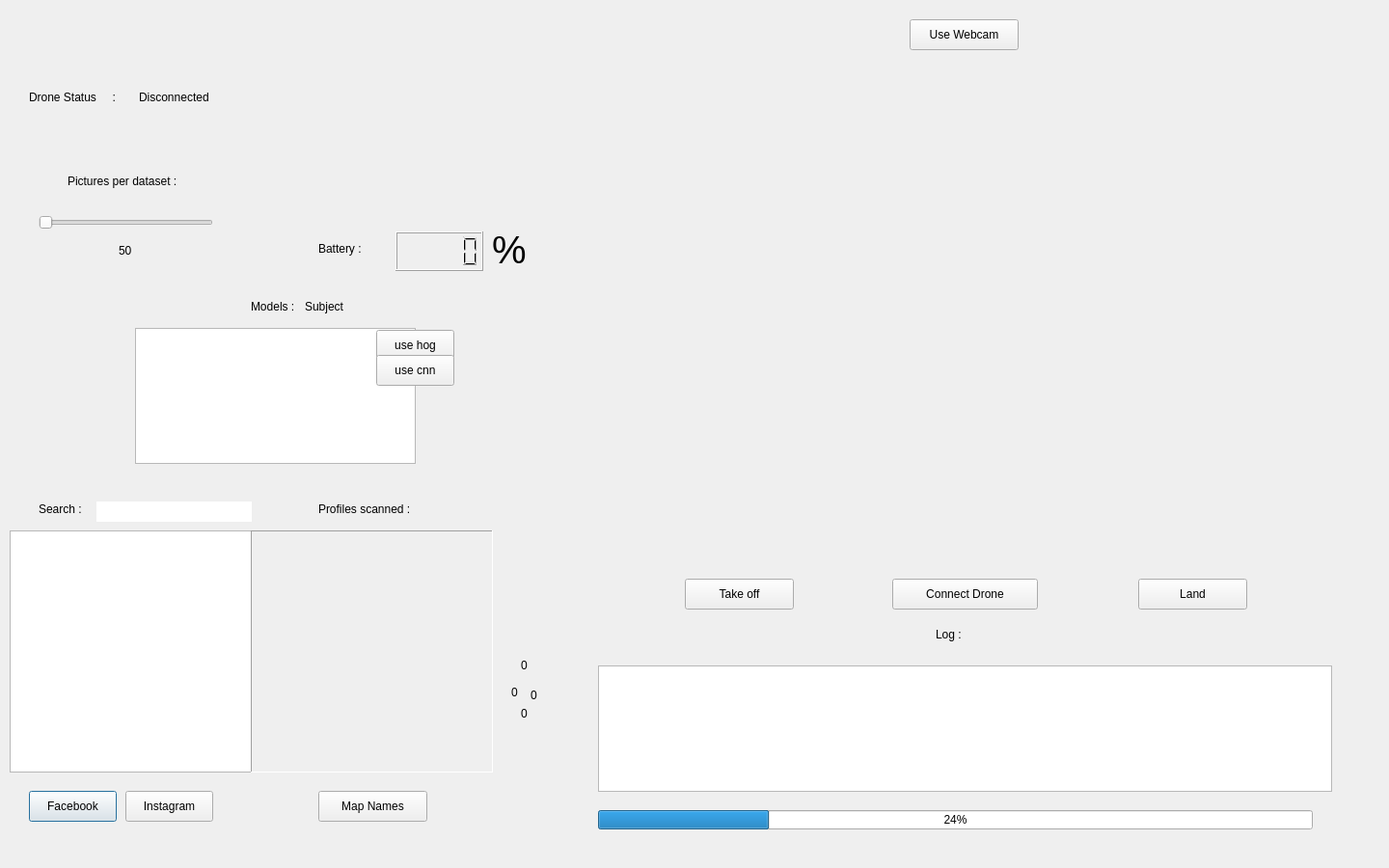
<?xml version="1.0" encoding="UTF-8"?>
<ui version="4.0">
 <class>Dialog</class>
 <widget class="QDialog" name="Dialog">
  <property name="geometry">
   <rect>
    <x>0</x>
    <y>0</y>
    <width>1440</width>
    <height>900</height>
   </rect>
  </property>
  <property name="windowTitle">
   <string>Drone</string>
  </property>
  <widget class="QWidget" name="horizontalLayoutWidget">
   <property name="geometry">
    <rect>
     <x>30</x>
     <y>90</y>
     <width>221</width>
     <height>21</height>
    </rect>
   </property>
   <layout class="QHBoxLayout" name="horizontalLayout">
    <item>
     <widget class="QLabel" name="label">
      <property name="text">
       <string>Drone Status     : </string>
      </property>
     </widget>
    </item>
    <item>
     <widget class="QLabel" name="label_2">
      <property name="text">
       <string>Disconnected</string>
      </property>
     </widget>
    </item>
   </layout>
  </widget>
  <widget class="QSlider" name="horizontalSlider">
   <property name="geometry">
    <rect>
     <x>40</x>
     <y>220</y>
     <width>181</width>
     <height>22</height>
    </rect>
   </property>
   <property name="orientation">
    <enum>Qt::Horizontal</enum>
   </property>
  </widget>
  <widget class="QLabel" name="label_5">
   <property name="geometry">
    <rect>
     <x>70</x>
     <y>180</y>
     <width>131</width>
     <height>16</height>
    </rect>
   </property>
   <property name="text">
    <string>Pictures per dataset :</string>
   </property>
  </widget>
  <widget class="QLabel" name="label_6">
   <property name="geometry">
    <rect>
     <x>123</x>
     <y>250</y>
     <width>31</width>
     <height>20</height>
    </rect>
   </property>
   <property name="text">
    <string>50</string>
   </property>
  </widget>
  <widget class="QLabel" name="label_7">
   <property name="geometry">
    <rect>
     <x>330</x>
     <y>520</y>
     <width>111</width>
     <height>16</height>
    </rect>
   </property>
   <property name="text">
    <string>Profiles scanned :</string>
   </property>
  </widget>
  <widget class="QListWidget" name="listWidget">
   <property name="geometry">
    <rect>
     <x>10</x>
     <y>550</y>
     <width>251</width>
     <height>251</height>
    </rect>
   </property>
   <property name="verticalScrollBarPolicy">
    <enum>Qt::ScrollBarAlwaysOff</enum>
   </property>
   <property name="horizontalScrollBarPolicy">
    <enum>Qt::ScrollBarAlwaysOff</enum>
   </property>
  </widget>
  <widget class="QLabel" name="label_8">
   <property name="geometry">
    <rect>
     <x>260</x>
     <y>550</y>
     <width>251</width>
     <height>251</height>
    </rect>
   </property>
   <property name="frameShape">
    <enum>QFrame::Panel</enum>
   </property>
   <property name="frameShadow">
    <enum>QFrame::Sunken</enum>
   </property>
   <property name="text">
    <string/>
   </property>
   <property name="scaledContents">
    <bool>true</bool>
   </property>
  </widget>
  <widget class="QPushButton" name="pushButton_1">
   <property name="geometry">
    <rect>
     <x>30</x>
     <y>820</y>
     <width>91</width>
     <height>32</height>
    </rect>
   </property>
   <property name="text">
    <string>Facebook</string>
   </property>
  </widget>
  <widget class="QPushButton" name="pushButton_2">
   <property name="geometry">
    <rect>
     <x>130</x>
     <y>820</y>
     <width>91</width>
     <height>32</height>
    </rect>
   </property>
   <property name="text">
    <string>Instagram</string>
   </property>
  </widget>
  <widget class="QWidget" name="verticalLayoutWidget">
   <property name="geometry">
    <rect>
     <x>300</x>
     <y>30</y>
     <width>251</width>
     <height>191</height>
    </rect>
   </property>
   <layout class="QVBoxLayout" name="batteryBox"/>
  </widget>
  <widget class="QLCDNumber" name="lcdNumber">
   <property name="geometry">
    <rect>
     <x>410</x>
     <y>240</y>
     <width>91</width>
     <height>41</height>
    </rect>
   </property>
  </widget>
  <widget class="QLabel" name="label_9">
   <property name="geometry">
    <rect>
     <x>330</x>
     <y>250</y>
     <width>60</width>
     <height>16</height>
    </rect>
   </property>
   <property name="text">
    <string>Battery :</string>
   </property>
  </widget>
  <widget class="QLabel" name="label_10">
   <property name="geometry">
    <rect>
     <x>510</x>
     <y>240</y>
     <width>71</width>
     <height>38</height>
    </rect>
   </property>
   <property name="font">
    <font>
     <pointsize>30</pointsize>
    </font>
   </property>
   <property name="text">
    <string>%</string>
   </property>
  </widget>
  <widget class="QLabel" name="label_11">
   <property name="geometry">
    <rect>
     <x>620</x>
     <y>80</y>
     <width>761</width>
     <height>501</height>
    </rect>
   </property>
   <property name="text">
    <string/>
   </property>
  </widget>
  <widget class="QPushButton" name="pushButton">
   <property name="geometry">
    <rect>
     <x>925</x>
     <y>600</y>
     <width>151</width>
     <height>32</height>
    </rect>
   </property>
   <property name="text">
    <string>Connect Drone</string>
   </property>
  </widget>
  <widget class="QPushButton" name="pushButton_3">
   <property name="geometry">
    <rect>
     <x>710</x>
     <y>600</y>
     <width>113</width>
     <height>32</height>
    </rect>
   </property>
   <property name="text">
    <string>Take off</string>
   </property>
  </widget>
  <widget class="QPushButton" name="pushButton_4">
   <property name="geometry">
    <rect>
     <x>1180</x>
     <y>600</y>
     <width>113</width>
     <height>32</height>
    </rect>
   </property>
   <property name="text">
    <string>Land</string>
   </property>
  </widget>
  <widget class="QLabel" name="left">
   <property name="geometry">
    <rect>
     <x>530</x>
     <y>710</y>
     <width>16</width>
     <height>16</height>
    </rect>
   </property>
   <property name="text">
    <string>0</string>
   </property>
  </widget>
  <widget class="QLabel" name="right">
   <property name="geometry">
    <rect>
     <x>550</x>
     <y>710</y>
     <width>16</width>
     <height>21</height>
    </rect>
   </property>
   <property name="text">
    <string>0</string>
   </property>
  </widget>
  <widget class="QLabel" name="up">
   <property name="geometry">
    <rect>
     <x>540</x>
     <y>680</y>
     <width>21</width>
     <height>20</height>
    </rect>
   </property>
   <property name="text">
    <string>0</string>
   </property>
  </widget>
  <widget class="QLabel" name="down">
   <property name="geometry">
    <rect>
     <x>540</x>
     <y>730</y>
     <width>16</width>
     <height>20</height>
    </rect>
   </property>
   <property name="text">
    <string>0</string>
   </property>
  </widget>
  <widget class="QPushButton" name="pushButton_5">
   <property name="geometry">
    <rect>
     <x>943</x>
     <y>20</y>
     <width>113</width>
     <height>32</height>
    </rect>
   </property>
   <property name="text">
    <string>Use Webcam</string>
   </property>
  </widget>
  <widget class="QLabel" name="label_12">
   <property name="geometry">
    <rect>
     <x>260</x>
     <y>310</y>
     <width>60</width>
     <height>16</height>
    </rect>
   </property>
   <property name="text">
    <string>Models :</string>
   </property>
  </widget>
  <widget class="QLabel" name="label_14">
   <property name="geometry">
    <rect>
     <x>970</x>
     <y>650</y>
     <width>41</width>
     <height>16</height>
    </rect>
   </property>
   <property name="text">
    <string>Log :</string>
   </property>
  </widget>
  <widget class="QTextEdit" name="LogText">
   <property name="geometry">
    <rect>
     <x>620</x>
     <y>690</y>
     <width>761</width>
     <height>131</height>
    </rect>
   </property>
   <property name="verticalScrollBarPolicy">
    <enum>Qt::ScrollBarAlwaysOff</enum>
   </property>
   <property name="horizontalScrollBarPolicy">
    <enum>Qt::ScrollBarAlwaysOff</enum>
   </property>
  </widget>
  <widget class="QListWidget" name="modelsList">
   <property name="geometry">
    <rect>
     <x>140</x>
     <y>340</y>
     <width>291</width>
     <height>141</height>
    </rect>
   </property>
  </widget>
  <widget class="QProgressBar" name="facesPBar">
   <property name="geometry">
    <rect>
     <x>620</x>
     <y>840</y>
     <width>741</width>
     <height>20</height>
    </rect>
   </property>
   <property name="value">
    <number>24</number>
   </property>
  </widget>
  <widget class="QPushButton" name="cleanDataBtn">
   <property name="geometry">
    <rect>
     <x>330</x>
     <y>820</y>
     <width>113</width>
     <height>32</height>
    </rect>
   </property>
   <property name="text">
    <string>Map Names</string>
   </property>
  </widget>
  <widget class="QTextEdit" name="searchTxt">
   <property name="enabled">
    <bool>true</bool>
   </property>
   <property name="geometry">
    <rect>
     <x>100</x>
     <y>520</y>
     <width>161</width>
     <height>21</height>
    </rect>
   </property>
   <property name="acceptDrops">
    <bool>true</bool>
   </property>
   <property name="toolTip">
    <string/>
   </property>
   <property name="inputMethodHints">
    <set>Qt::ImhNone</set>
   </property>
   <property name="frameShape">
    <enum>QFrame::NoFrame</enum>
   </property>
   <property name="frameShadow">
    <enum>QFrame::Sunken</enum>
   </property>
   <property name="verticalScrollBarPolicy">
    <enum>Qt::ScrollBarAlwaysOff</enum>
   </property>
  </widget>
  <widget class="QLabel" name="label_13">
   <property name="geometry">
    <rect>
     <x>40</x>
     <y>520</y>
     <width>60</width>
     <height>16</height>
    </rect>
   </property>
   <property name="text">
    <string>Search :</string>
   </property>
  </widget>
  <widget class="QWidget" name="verticalLayoutWidget_2">
   <property name="geometry">
    <rect>
     <x>580</x>
     <y>40</y>
     <width>171</width>
     <height>821</height>
    </rect>
   </property>
   <layout class="QVBoxLayout" name="topMatchesLayout"/>
  </widget>
  <widget class="QWidget" name="horizontalLayoutWidget_3">
   <property name="geometry">
    <rect>
     <x>150</x>
     <y>400</y>
     <width>381</width>
     <height>81</height>
    </rect>
   </property>
   <layout class="QHBoxLayout" name="topMatchesLayoutPerModel"/>
  </widget>
  <widget class="QLabel" name="subjectTxt">
   <property name="geometry">
    <rect>
     <x>316</x>
     <y>310</y>
     <width>51</width>
     <height>16</height>
    </rect>
   </property>
   <property name="text">
    <string>Subject</string>
   </property>
  </widget>
  <widget class="QLabel" name="subjectImage">
   <property name="geometry">
    <rect>
     <x>300</x>
     <y>330</y>
     <width>81</width>
     <height>71</height>
    </rect>
   </property>
   <property name="text">
    <string/>
   </property>
  </widget>
  <widget class="QPushButton" name="hogButton">
   <property name="geometry">
    <rect>
     <x>390</x>
     <y>342</y>
     <width>81</width>
     <height>32</height>
    </rect>
   </property>
   <property name="text">
    <string>use hog</string>
   </property>
  </widget>
  <widget class="QPushButton" name="cnnButton">
   <property name="geometry">
    <rect>
     <x>390</x>
     <y>368</y>
     <width>81</width>
     <height>32</height>
    </rect>
   </property>
   <property name="text">
    <string>use cnn</string>
   </property>
  </widget>
 </widget>
 <resources/>
 <connections/>
</ui>
